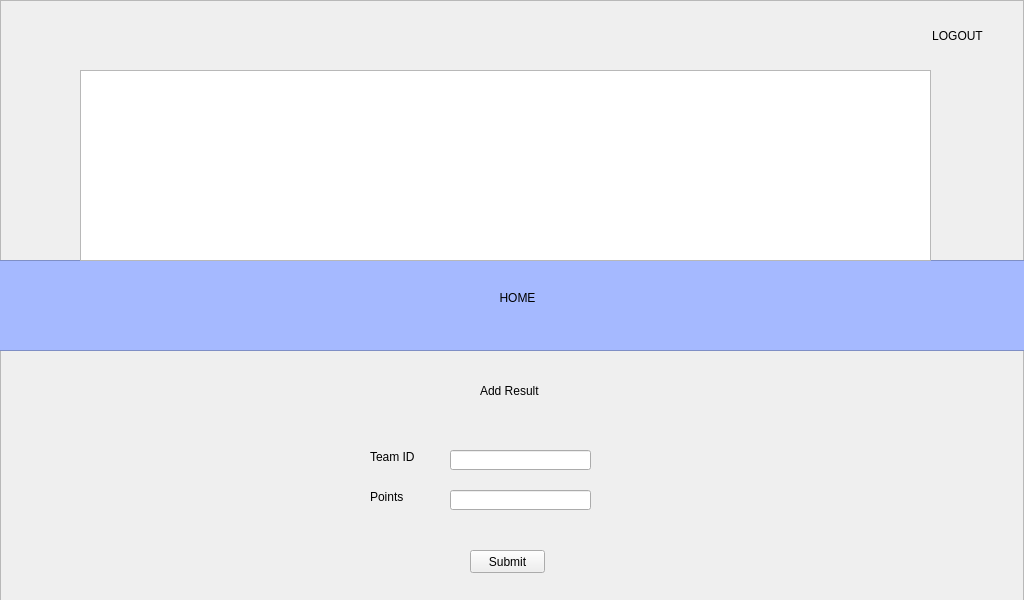
<?xml version="1.0" encoding="UTF-8"?>
<ui version="4.0">
 <class>AddResult</class>
 <widget class="QWidget" name="AddResult">
  <property name="geometry">
   <rect>
    <x>0</x>
    <y>0</y>
    <width>1024</width>
    <height>600</height>
   </rect>
  </property>
  <property name="windowTitle">
   <string>AddResult</string>
  </property>
  <widget class="QPushButton" name="pushButton">
   <property name="geometry">
    <rect>
     <x>470</x>
     <y>550</y>
     <width>75</width>
     <height>23</height>
    </rect>
   </property>
   <property name="text">
    <string>Submit</string>
   </property>
  </widget>
  <widget class="QLabel" name="label">
   <property name="geometry">
    <rect>
     <x>370</x>
     <y>450</y>
     <width>46</width>
     <height>13</height>
    </rect>
   </property>
   <property name="text">
    <string>Team ID</string>
   </property>
  </widget>
  <widget class="QLabel" name="label_2">
   <property name="geometry">
    <rect>
     <x>370</x>
     <y>490</y>
     <width>46</width>
     <height>13</height>
    </rect>
   </property>
   <property name="text">
    <string>Points</string>
   </property>
  </widget>
  <widget class="QLineEdit" name="IDField">
   <property name="geometry">
    <rect>
     <x>450</x>
     <y>450</y>
     <width>141</width>
     <height>20</height>
    </rect>
   </property>
  </widget>
  <widget class="QLineEdit" name="pointsField">
   <property name="geometry">
    <rect>
     <x>450</x>
     <y>490</y>
     <width>141</width>
     <height>20</height>
    </rect>
   </property>
  </widget>
  <widget class="QLabel" name="resultSuccess">
   <property name="geometry">
    <rect>
     <x>130</x>
     <y>370</y>
     <width>281</width>
     <height>41</height>
    </rect>
   </property>
   <property name="text">
    <string/>
   </property>
  </widget>
  <widget class="QLabel" name="label_3">
   <property name="geometry">
    <rect>
     <x>480</x>
     <y>380</y>
     <width>111</width>
     <height>21</height>
    </rect>
   </property>
   <property name="styleSheet">
    <string notr="true">font: 75 14pt &quot;Calibri Light&quot;;
color: rgb(0, 0, 0);</string>
   </property>
   <property name="text">
    <string>Add Result</string>
   </property>
  </widget>
  <widget class="QGraphicsView" name="graphicsView">
   <property name="geometry">
    <rect>
     <x>80</x>
     <y>70</y>
     <width>851</width>
     <height>192</height>
    </rect>
   </property>
   <property name="styleSheet">
    <string notr="true">background-image: url(:/Login1/logo.png);</string>
   </property>
  </widget>
  <widget class="QGraphicsView" name="graphicsView_2">
   <property name="geometry">
    <rect>
     <x>-10</x>
     <y>260</y>
     <width>1041</width>
     <height>91</height>
    </rect>
   </property>
   <property name="styleSheet">
    <string notr="true">background-color: rgb(165, 185, 255);</string>
   </property>
  </widget>
  <widget class="QPushButton" name="pushButton_7">
   <property name="geometry">
    <rect>
     <x>480</x>
     <y>280</y>
     <width>75</width>
     <height>36</height>
    </rect>
   </property>
   <property name="sizePolicy">
    <sizepolicy hsizetype="Minimum" vsizetype="Fixed">
     <horstretch>21</horstretch>
     <verstretch>0</verstretch>
    </sizepolicy>
   </property>
   <property name="contextMenuPolicy">
    <enum>Qt::PreventContextMenu</enum>
   </property>
   <property name="acceptDrops">
    <bool>true</bool>
   </property>
   <property name="layoutDirection">
    <enum>Qt::LeftToRight</enum>
   </property>
   <property name="styleSheet">
    <string notr="true">font: 75 12pt &quot;Segoe Print&quot;;</string>
   </property>
   <property name="text">
    <string>HOME</string>
   </property>
   <property name="autoDefault">
    <bool>false</bool>
   </property>
   <property name="default">
    <bool>false</bool>
   </property>
   <property name="flat">
    <bool>true</bool>
   </property>
  </widget>
  <widget class="QPushButton" name="pushButton_3">
   <property name="geometry">
    <rect>
     <x>920</x>
     <y>20</y>
     <width>75</width>
     <height>31</height>
    </rect>
   </property>
   <property name="styleSheet">
    <string notr="true">font: 75 10pt &quot;Segoe Print&quot;;</string>
   </property>
   <property name="text">
    <string>LOGOUT</string>
   </property>
   <property name="flat">
    <bool>true</bool>
   </property>
  </widget>
  <widget class="QGraphicsView" name="graphicsView_3">
   <property name="geometry">
    <rect>
     <x>80</x>
     <y>70</y>
     <width>851</width>
     <height>191</height>
    </rect>
   </property>
   <property name="styleSheet">
    <string notr="true">background-image: url(:/Login1/logo.png);</string>
   </property>
  </widget>
  <widget class="QGraphicsView" name="graphicsView_4">
   <property name="geometry">
    <rect>
     <x>-10</x>
     <y>250</y>
     <width>1041</width>
     <height>101</height>
    </rect>
   </property>
   <property name="styleSheet">
    <string notr="true">background-color: rgb(165, 185, 255);</string>
   </property>
  </widget>
  <widget class="QGraphicsView" name="graphicsView_5">
   <property name="enabled">
    <bool>false</bool>
   </property>
   <property name="geometry">
    <rect>
     <x>0</x>
     <y>0</y>
     <width>1024</width>
     <height>645</height>
    </rect>
   </property>
   <property name="styleSheet">
    <string notr="true">background-image: url(:/Login1/Abstract-wallpaper-for-PC-87 (1).jpg);</string>
   </property>
  </widget>
  <zorder>graphicsView_4</zorder>
  <zorder>graphicsView_5</zorder>
  <zorder>graphicsView</zorder>
  <zorder>graphicsView_2</zorder>
  <zorder>pushButton_3</zorder>
  <zorder>pushButton_7</zorder>
  <zorder>pushButton</zorder>
  <zorder>label</zorder>
  <zorder>label_2</zorder>
  <zorder>IDField</zorder>
  <zorder>pointsField</zorder>
  <zorder>resultSuccess</zorder>
  <zorder>label_3</zorder>
  <zorder>graphicsView_3</zorder>
 </widget>
 <layoutdefault spacing="6" margin="11"/>
 <resources>
  <include location="login1.qrc"/>
 </resources>
 <connections>
  <connection>
   <sender>pushButton</sender>
   <signal>clicked()</signal>
   <receiver>AddResult</receiver>
   <slot>submitClicked()</slot>
   <hints>
    <hint type="sourcelabel">
     <x>520</x>
     <y>556</y>
    </hint>
    <hint type="destinationlabel">
     <x>309</x>
     <y>0</y>
    </hint>
   </hints>
  </connection>
  <connection>
   <sender>pushButton_7</sender>
   <signal>clicked()</signal>
   <receiver>AddResult</receiver>
   <slot>goHome()</slot>
   <hints>
    <hint type="sourcelabel">
     <x>504</x>
     <y>299</y>
    </hint>
    <hint type="destinationlabel">
     <x>472</x>
     <y>-8</y>
    </hint>
   </hints>
  </connection>
  <connection>
   <sender>pushButton_3</sender>
   <signal>clicked()</signal>
   <receiver>AddResult</receiver>
   <slot>logout()</slot>
   <hints>
    <hint type="sourcelabel">
     <x>950</x>
     <y>26</y>
    </hint>
    <hint type="destinationlabel">
     <x>897</x>
     <y>-8</y>
    </hint>
   </hints>
  </connection>
 </connections>
 <slots>
  <slot>submitClicked()</slot>
  <slot>goHome()</slot>
  <slot>logout()</slot>
 </slots>
</ui>
